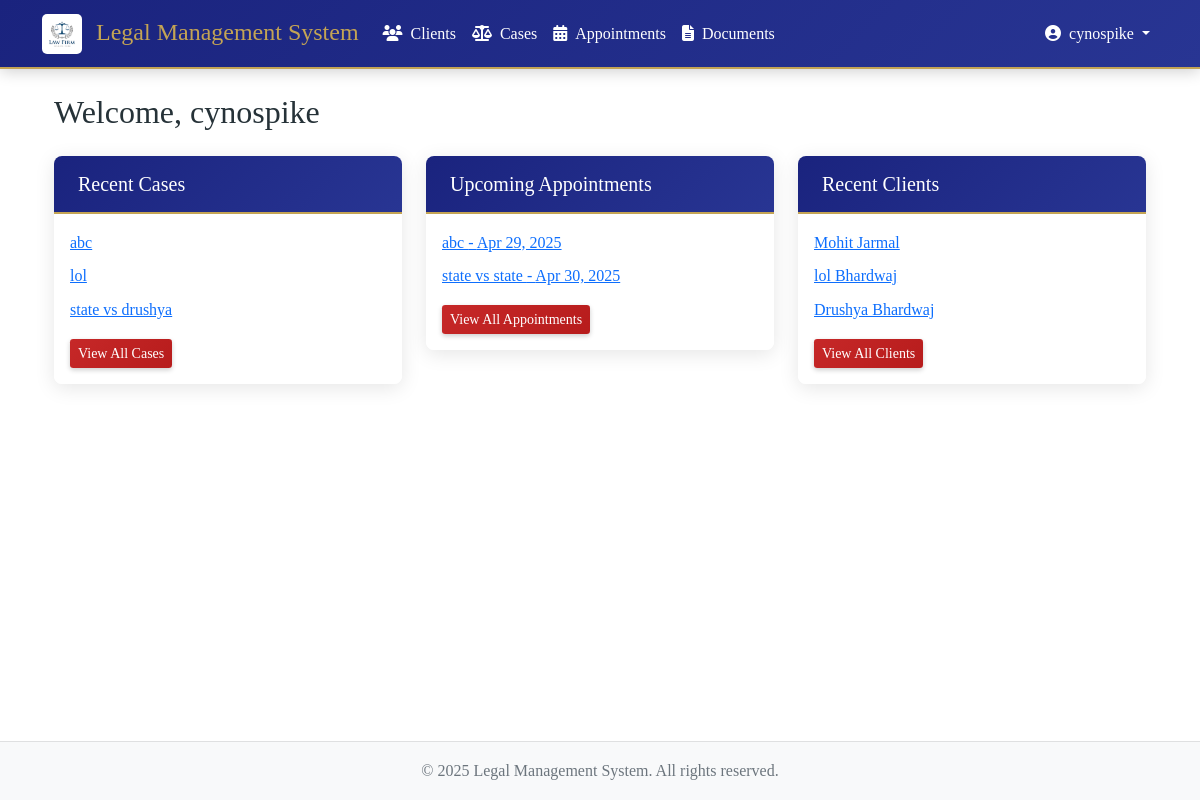
Page / (signed in) on the committed database.
### cases/models.py (models this page shows, shortened)
class Case(models.Model):
    STATUS_CHOICES = [
        ('OPEN', 'Open'),
        ('IN_PROGRESS', 'In Progress'),
        ('CLOSED', 'Closed'),
    ]
    title = models.CharField(max_length=200)
    client = models.ForeignKey(Client, on_delete=models.CASCADE, related_name='cases')
    case_number = models.IntegerField()
    assigned_attorney = models.CharField(max_length=50)
    description = models.TextField(default=" ")
    court_name = models.CharField(max_length=50,default='District Court')
    status = models.CharField(max_length=20, choices=STATUS_CHOICES, default='OPEN')
    created_at = models.DateTimeField(auto_now_add=True)
    filing_date = models.DateField(default=datetime.date.today)
    updated_at = models.DateTimeField(auto_now=True)

### appointments/models.py (models this page shows, shortened)
class Appointment(models.Model):
    STATUS_CHOICES = [
        ('SCHEDULED', 'Scheduled'),
        ('COMPLETED', 'Completed'),
        ('CANCELLED', 'Cancelled'),
        ('RESCHEDULED', 'Rescheduled'),
    ]
    title = models.CharField(max_length=200)
    client = models.ForeignKey(Client, on_delete=models.CASCADE, related_name='appointments')
    case = models.ForeignKey(Case, on_delete=models.CASCADE, related_name='appointments', null=True, blank=True)
    date_time = models.DateTimeField()
    description = models.TextField(blank=True)
    status = models.CharField(max_length=20, choices=STATUS_CHOICES, default='SCHEDULED')
    created_at = models.DateTimeField(auto_now_add=True)
    created_by = models.ForeignKey(settings.AUTH_USER_MODEL, on_delete=models.CASCADE)
    class Meta:
        ordering = ['-date_time']

### clients/models.py (models this page shows, shortened)
class Client(models.Model):
    first_name = models.CharField(max_length=100)
    last_name = models.CharField(max_length=100)
    email = models.EmailField()
    phone = models.CharField(max_length=20)
    address = models.TextField()
    date_of_birth = models.DateField()
    created_at = models.DateTimeField(auto_now_add=True)
    @property
    def name(self):
        return f"{self.first_name} {self.last_name}"
    class Meta:
        ordering = ['-created_at']

### legal_management/views.py (the view)
# urls.py: path('', views.dashboard, name='dashboard'), # Now 'views' is defined
@login_required
def dashboard(request):
    recent_cases = Case.objects.all().order_by('-created_at')[:5]
    upcoming_appointments = Appointment.objects.filter(date_time__gte=timezone.now()).order_by('date_time')[:5]
    recent_clients = Client.objects.all().order_by('-created_at')[:5]
    context = {
        'recent_cases': recent_cases,
        'upcoming_appointments': upcoming_appointments,
        'recent_clients': recent_clients,
    }
    return render(request, 'dashboard.html', context)

### templates/dashboard.html
{% extends 'base.html' %}
{% block content %}
<div class="container mt-4">
    <h2>Welcome, {{ request.user.username }}</h2>
    <div class="row mt-4">
        <div class="col-md-4">
            <div class="card">
                <div class="card-header">
                    <h5 class="mb-0">Recent Cases</h5>
                </div>
                <div class="card-body">
                    {% if recent_cases %}
                        <ul class="list-unstyled">
                        {% for case in recent_cases %}
                            <li class="mb-2">
                                <a href="{% url 'cases:case_detail' case.pk %}">{{ case.title }}</a>
                            </li>
                        {% endfor %}
                        </ul>
                    {% else %}
                        <p class="text-muted">No recent cases</p>
                    {% endif %}
                    <a href="{% url 'cases:case_list' %}" class="btn btn-primary btn-sm">View All Cases</a>
                </div>
            </div>
        </div>
        <div class="col-md-4">
            <div class="card">
                <div class="card-header">
                    <h5 class="mb-0">Upcoming Appointments</h5>
                </div>
                <div class="card-body">
                    {% if upcoming_appointments %}
                        <ul class="list-unstyled">
                        {% for appointment in upcoming_appointments %}
                            <li class="mb-2">
                                <a href="{% url 'appointments:appointment_detail' appointment.pk %}">
                                    {{ appointment.title }} - {{ appointment.date_time|date:"M d, Y" }}
                                </a>
                            </li>
                        {% endfor %}
                        </ul>
                    {% else %}
                        <p class="text-muted">No upcoming appointments</p>
                    {% endif %}
                    <a href="{% url 'appointments:appointment_list' %}" class="btn btn-primary btn-sm">View All Appointments</a>
                </div>
            </div>
        </div>
        <div class="col-md-4">
            <div class="card">
                <div class="card-header">
                    <h5 class="mb-0">Recent Clients</h5>
                </div>
                <div class="card-body">
                    {% if recent_clients %}
                        <ul class="list-unstyled">
                        {% for client in recent_clients %}
                            <li class="mb-2">
                                <a href="{% url 'clients:client_detail' client.pk %}">{{ client.name }}</a>
                            </li>
                        {% endfor %}
                        </ul>
                    {% else %}
                        <p class="text-muted">No recent clients</p>
                    {% endif %}
                    <a href="{% url 'clients:client_list' %}" class="btn btn-primary btn-sm">View All Clients</a>
                </div>
            </div>
        </div>
    </div>
</div>
{% endblock %}

### templates/base.html (shortened to what this page needs)
{% load static %}
<!DOCTYPE html>
<html lang="en">
<head>
    <link href="https://cdn.jsdelivr.net/npm/bootstrap@5.1.3/dist/css/bootstrap.min.css" rel="stylesheet">
    <link rel="stylesheet" href="https://cdnjs.cloudflare.com/ajax/libs/font-awesome/6.5.1/css/all.min.css">
    <link rel="stylesheet" href="{% static 'css/style.css' %}">
    <link rel="stylesheet" href="{% static 'css/animations.css' %}">
</head>
<body>
    <nav class="navbar navbar-expand-lg navbar-dark">
        <div class="container">
            <a class="navbar-brand" href="{% url 'dashboard' %}">
                <img src="{% static 'images/logo.png' %}" alt="Legal Management System" height="40" class="me-2">
                Legal Management System
            </a>
            {% if user.is_authenticated %}
            <div class="collapse navbar-collapse" id="navbarNav">
                <ul class="navbar-nav me-auto">
                    <li class="nav-item">
                        <a class="nav-link" href="{% url 'clients:client_list' %}">
                            <i class="fas fa-users me-2"></i>Clients
                        </a>
                    </li>
                    <li class="nav-item">
                        <a class="nav-link" href="{% url 'cases:case_list' %}">
                            <i class="fas fa-balance-scale me-2"></i>Cases
                        </a>
                    </li>
                    <li class="nav-item">
                        <a class="nav-link" href="{% url 'appointments:appointment_list' %}">
                            <i class="fas fa-calendar-alt me-2"></i>Appointments
                        </a>
                    </li>
                    <li class="nav-item">
                        <a class="nav-link" href="{% url 'documents:document_list' %}">
                            <i class="fas fa-file-alt me-2"></i>Documents
                        </a>
                    </li>
                </ul>
                <div class="navbar-nav">
                    <div class="nav-item dropdown">
                        <a class="nav-link dropdown-toggle" href="#" id="userDropdown" role="button" data-bs-toggle="dropdown">
                            <i class="fas fa-user-circle me-2"></i>{{ user.username }}
                        </a>
                    </div>
                </div>
            </div>
            {% endif %}
        </div>
    </nav>
    <div class="content-wrapper">
        <div class="container mt-4">
            {% block content %}
            {% endblock %}
        </div>
    </div>
    <footer class="footer py-3 bg-light">
        <div class="container text-center">
            <span class="text-muted">© {% now "Y" %} Legal Management System. All rights reserved.</span>
        </div>
    </footer>
</body>
</html>

### static/css/style.css (style rules this page uses)
:root { --primary-color: #1a237e; --secondary-color: #283593; --accent-color: #c62828; --text-color: #263238; --light-bg: #f5f5f5; --gold-accent: #c4a454; }
body { font-family: 'Crimson Text', serif; color: var(--text-color); line-height: 1.6; min-height: 100vh; display: flex; flex-direction: column; margin: 0; }
.content-wrapper { flex: 1 0 auto; padding-bottom: 60px; }
.footer { flex-shrink: 0; background-color: var(--light-bg); position: fixed; bottom: 0; width: 100%; z-index: 100; border-top: 1px solid rgba(0, 0, 0, 0.1); }
.content-wrapper::before { content: ''; position: absolute; top: 0; left: 0; right: 0; bottom: 0; background-color: rgba(255, 255, 255, 0.85); z-index: -1; }
.navbar { margin-bottom: 0; }
.footer { margin-top: auto; background-color: var(--light-bg); }
.card { background-color: rgba(255, 255, 255, 0.9); backdrop-filter: blur(5px); }
.navbar { background: linear-gradient(135deg, rgba(26, 35, 126, 0.95), rgba(40, 53, 147, 0.95)) !important; }
.navbar { background: linear-gradient(135deg, var(--primary-color), var(--secondary-color)) !important; box-shadow: 0 2px 15px rgba(0,0,0,0.2); border-bottom: 2px solid var(--gold-accent); }
.navbar-brand { font-family: 'Cormorant Garamond', serif; font-size: 1.5rem; color: var(--gold-accent) !important; }
.nav-link { color: #fff !important; font-weight: 500; transition: color 0.3s ease; }
.card { border: none; box-shadow: 0 4px 20px rgba(0,0,0,0.1); background: rgba(255, 255, 255, 0.97); border-radius: 8px; overflow: hidden; }
.card-header { background: linear-gradient(135deg, var(--primary-color), var(--secondary-color)); color: white; border-bottom: 2px solid var(--gold-accent); padding: 1rem 1.5rem; }
.btn-primary { background: linear-gradient(135deg, var(--accent-color), #b71c1c); border: none; box-shadow: 0 2px 5px rgba(0,0,0,0.2); transition: all 0.3s ease; }
.navbar-brand img { border-radius: 5px; object-fit: contain; height: 40px; width: auto; transition: transform 0.3s ease; }

### rows in the picture
Case: title "abc"
Case: title "lol"
Case: title "state vs drushya"
Appointment: title "abc", date_time "Apr 29, 2025"
Appointment: title "state vs state", date_time "Apr 30, 2025"
Client: name "Mohit Jarmal"
Client: name "lol Bhardwaj"
Client: name "Drushya Bhardwaj"

### other values in the picture
{{ user.username }} "cynospike"
{{ request.user.username }} "cynospike"
